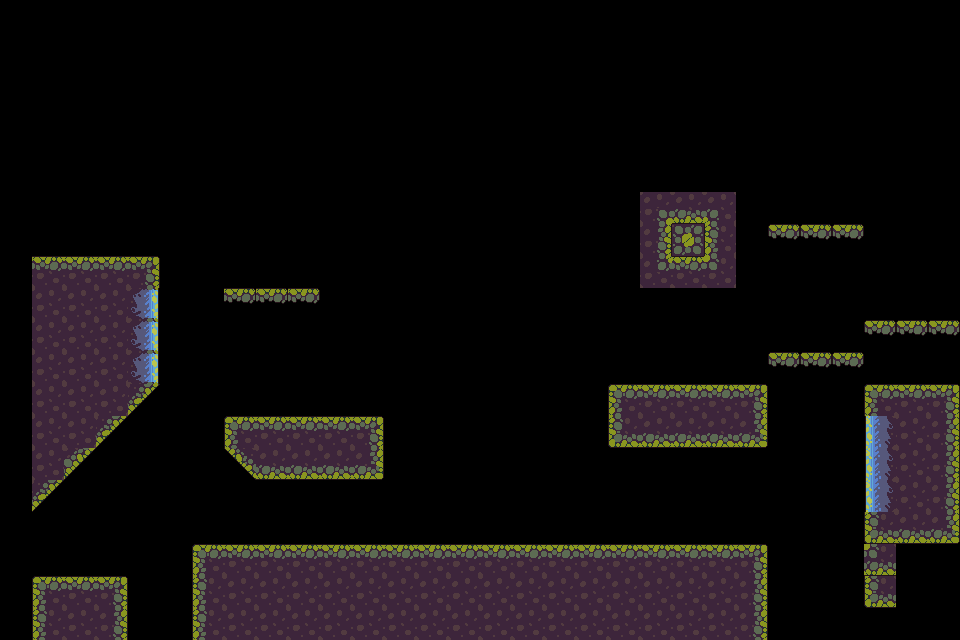

The image is a tile-based game level rendered from a .tmx file. Its description and complete source (layers, tilesets, objects, tile grids) follow:
An orthogonal 30x20 tile map with 32x32 px tiles, 1 tile layer (Calque de Tuiles 1).

<map version="1.10" tiledversion="1.11.0" orientation="orthogonal" renderorder="right-down" width="30" height="20" tilewidth="32" tileheight="32" infinite="0" nextlayerid="3" nextobjectid="1">
 <tileset firstgid="1" source="Tiles/TitleMapAsset.tsx" />
 <layer id="1" name="Calque de Tuiles 1" width="30" height="20">
  <data encoding="csv">
0,0,0,0,0,0,0,0,0,0,0,0,0,0,0,0,0,0,0,0,0,0,0,0,0,0,0,0,0,0,
0,0,0,0,0,0,0,0,0,0,0,0,0,0,0,0,0,0,0,0,0,0,0,0,0,0,0,0,0,0,
0,0,0,0,0,0,0,0,0,0,0,0,0,0,0,0,0,0,0,0,0,0,0,0,0,0,0,0,0,0,
0,0,0,0,0,0,0,0,0,0,0,0,0,0,0,0,0,0,0,0,0,0,0,0,0,0,0,0,0,0,
0,0,0,0,0,0,0,0,0,0,0,0,0,0,0,0,0,0,0,0,0,0,0,0,0,0,0,0,0,0,
0,0,0,0,0,0,0,0,0,0,0,0,0,0,0,0,0,0,0,0,0,0,0,0,0,0,0,0,0,0,
0,0,0,0,0,0,0,0,0,0,0,0,0,0,0,0,0,0,0,0,4,5,6,0,0,0,0,0,0,0,
0,0,0,0,0,0,0,0,0,0,0,0,0,0,0,0,0,0,0,0,14,15,16,0,39,39,39,0,0,0,
0,2,2,2,3,0,0,0,0,0,0,0,0,0,0,0,0,0,0,0,24,25,26,0,0,0,0,0,0,0,
0,12,12,12,2684354570,0,0,9,9,9,0,0,0,0,0,0,0,0,0,0,0,0,0,0,0,0,0,0,0,0,
0,12,12,12,2684354570,0,0,0,0,0,0,0,0,0,0,0,0,0,0,0,0,0,0,0,0,0,0,39,39,39,
0,12,12,12,2684354570,0,0,0,0,0,0,0,0,0,0,0,0,0,0,0,0,0,0,0,39,39,39,0,0,0,
0,12,12,12,3221225519,0,0,0,0,0,0,0,0,0,0,0,0,0,0,1,2,2,2,3,0,0,0,1,2,3,
0,12,12,3221225519,0,0,0,1,2,2,2,3,0,0,0,0,0,0,0,21,22,22,22,23,0,0,0,1610612766,12,13,
0,12,2684354608,0,0,0,0,1610612783,22,22,22,23,0,0,0,0,0,0,0,0,0,0,0,0,0,0,0,1610612766,12,13,
0,3221225519,0,0,0,0,0,0,0,0,0,0,0,0,0,0,0,0,0,0,0,0,0,0,0,0,0,1610612766,12,13,
0,0,0,0,0,0,0,0,0,0,0,0,0,0,0,0,0,0,0,0,0,0,0,0,0,0,0,21,22,23,
0,0,0,0,0,0,1,2,2,2,2,2,2,2,2,2,2,2,2,2,2,2,2,3,0,0,0,51,0,0,
0,1,2,3,0,0,11,12,12,12,12,12,12,12,12,12,12,12,12,12,12,12,12,13,0,0,0,21,0,0,
0,11,12,13,0,0,11,12,12,12,12,12,12,12,12,12,12,12,12,12,12,12,12,13,0,0,0,0,0,0
</data>
 </layer>
</map>
